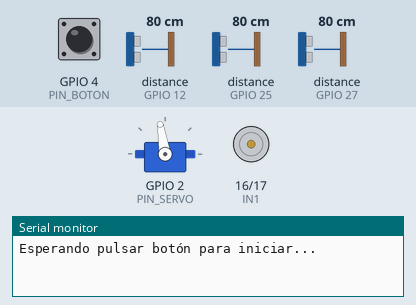
Simulated run of this sketch. Board: ESP32. Shown: servo, motor-driver pin pairs drawn as motors (green arrow = first pin HIGH = forward, orange = second pin HIGH = backward, longer = more drive), the last lines printed to the serial monitor. Inputs (shaded band) come from the test bench; at power-on: GPIO 4 (PIN_BOTON) HIGH, distance to the obstacle (sensors on GPIO 25, GPIO 27, GPIO 12) 80 cm. The echo pulse lasts 58.3 µs per cm.

Above: at 4.2 s.
4.3 s: GPIO 4 (PIN_BOTON) pulled LOW for 0.15 s
At 5.5 s:
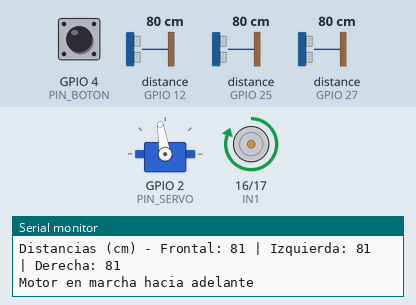
6.3 s: distance to the obstacle (sensor on GPIO 25) set to 191 cm
7.8 s: distance to the obstacle (sensor on GPIO 25) set to 199 cm
At 9.0 s:
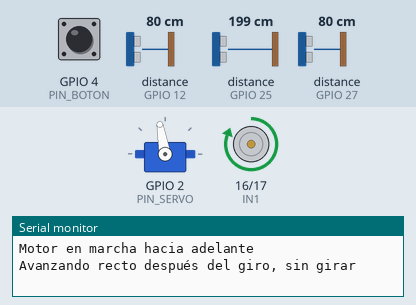
10.8 s: distance to the obstacle (sensor on GPIO 27) set to 250 cm
13.8 s: distance to the obstacle (sensor on GPIO 27) set to 2 cm
At 26.1 s:
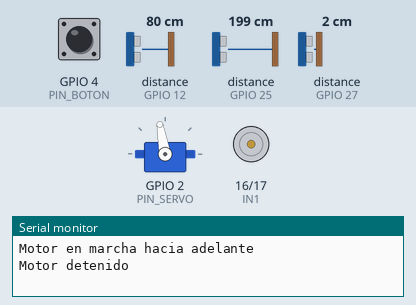
Timing chart, 0 to 26.4 s (numbered marks = the images above; inputs shaded):
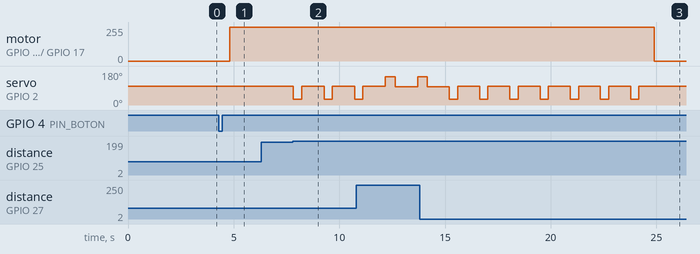

Measured:
- the behaviour switches between 196 and 197 cm on distance to the obstacle (sensor on GPIO 25) (found by bisection; images 1 and 2)
- after the input at 4.3 s, motor on GPIO 16 (IN1) / GPIO 17 (IN2): stopped → forward 255/255 after 0.52 s
- after the input at 7.8 s, servo on GPIO 2 (PIN_SERVO): alternates 100° for 1.1 s and 30° for 0.39 s, starting at once
- after the input at 13.8 s, motor on GPIO 16 (IN1) / GPIO 17 (IN2): forward 255/255 → stopped after 11.1 s instead of 11.8 s

The sketch:

Desafio-abierto.ino
```cpp
/*
  Código de Heimdall para la categoría futuros ingenieros de la WRO 2025
  Hecho por Cristobal Mogollon y Samuel Burgos

  El código hace que el robot al prenderse avance y de 3 vueltas a la pista
  de futuros ingenieros en la etapa abierta y al completar la cantidad de 12
  giros a la pista avanzará dos segundos más y se detiene automáticamente

  Version del codigo: FINAL

  12/06/2025
  9:04 PM
*/

#include <Wire.h>
#include <NewPing.h>
#include <ESP32Servo.h>

// Pines ESP32 para sensores ultrasónicos
#define USTFRONT 13
#define USEFRONT 12
#define USTLEFT 14
#define USELEFT 27
#define USTRIGHT 26
#define USERIGHT 25

#define MAX_DISTANCE 357

#define IN2 17
#define IN1 16
#define PIN_SERVO 2
#define PIN_BOTON 4  // Pin para botón de inicio

NewPing USFRONT(USTFRONT, USEFRONT, MAX_DISTANCE);
NewPing USLEFT(USTLEFT, USELEFT, MAX_DISTANCE);
NewPing USRIGHT(USTRIGHT, USERIGHT, MAX_DISTANCE);

Servo myservo;

const int DISTANCIA_OBSTACULO_FRONTAL = 20;
const int DISTANCIA_OBSTACULO_LATERAL = 200;
const unsigned long DURACION_GIRO_I = 460;
const unsigned long DURACION_GIRO_D = 390;
const unsigned long TIEMPO_ESPERA_GIRO = 1000;  // 2500 ms-

bool programaIniciado = false;
bool finalizado = false;

unsigned long tiempoUltimoGiro = 0;
int contadorGiros = 0;

void setup() {
  myservo.attach(PIN_SERVO);
  Serial.begin(115200);

  pinMode(PIN_BOTON, INPUT_PULLUP);  // Botón con resistencia interna pull-up
  pinMode(IN1, OUTPUT);
  pinMode(IN2, OUTPUT);

  digitalWrite(IN1, LOW);
  digitalWrite(IN2, LOW);
  myservo.write(99);  // Servo centrado
  delay(3000);

  Serial.println("Esperando pulsar botón para iniciar...");
}

void loop() {
  if (!programaIniciado) {
    if (digitalRead(PIN_BOTON) == LOW) {
      programaIniciado = true;
      Serial.println("Botón presionado, iniciando programa...");
      delay(500);  // debounce
    }
  } else if (!finalizado) {
    docegiros();
  }
  // Si finalizado, no hace nada más
}

void docegiros() {
  unsigned long ahora = millis();

  int frontal = USFRONT.ping_cm();
  int izquierda = USLEFT.ping_cm();
  int derecha = USRIGHT.ping_cm();

  if (frontal == 357) frontal = -1;
  if (izquierda == 357) izquierda = -1;
  if (derecha == 357) derecha = -1;

  Serial.print("Distancias (cm) - Frontal: ");
  Serial.print(frontal);
  Serial.print(" | Izquierda: ");
  Serial.print(izquierda);
  Serial.print(" | Derecha: ");
  Serial.println(derecha);

  if (contadorGiros >= 12) {
    // Avanzar 1 segundo más y detenerse definitivamente
    if (!finalizado) {
      Serial.println("Se alcanzaron 12 giros, avanzando 1 segundo más y deteniéndose.");
      Adelante();
      delay(700);
      Parar();
      finalizado = true;
    }
    return;
  }

    if (frontal != -1 && frontal > DISTANCIA_OBSTACULO_FRONTAL) {
      Adelante();
      }

      if (ahora - tiempoUltimoGiro < TIEMPO_ESPERA_GIRO) {
        Serial.println("Avanzando recto después del giro, sin girar");
      } else {
        if (izquierda != -1 && izquierda > DISTANCIA_OBSTACULO_LATERAL) {
          Serial.println("Girando a la izquierda por más de 190 cm libres");
          Izquierda();
          contadorGiros++;
          tiempoUltimoGiro = millis();
          Adelante();
        } else if (derecha != -1 && derecha > DISTANCIA_OBSTACULO_LATERAL) {
          Serial.println("Girando a la derecha por más de 190 cm libres");
          Derecha();
          contadorGiros++;
          tiempoUltimoGiro = millis();
          Adelante();
        }
      }
    }

void Adelante() {
  digitalWrite(IN1, HIGH);
  Serial.println("Motor en marcha hacia adelante");
}

void Parar() {
  digitalWrite(IN1, LOW);
  Serial.println("Motor detenido");
}

void Izquierda() {
  digitalWrite(IN1, HIGH);
  myservo.write(150);
  unsigned long inicio = millis();
  while (millis() - inicio < DURACION_GIRO_I) {
    delay(10);
  }
  myservo.write(97);  // Centrar servo
  digitalWrite(IN1, LOW);
  Serial.println("Giro izquierda completado");
}

void Derecha() {
  digitalWrite(IN1, HIGH);
  myservo.write(30);
  unsigned long inicio = millis();
  while (millis() - inicio < DURACION_GIRO_D) {
    delay(10);
  }
  myservo.write(100);  // Centrar servo
  digitalWrite(IN1, LOW);
  Serial.println("Giro derecha completado");
}
```
